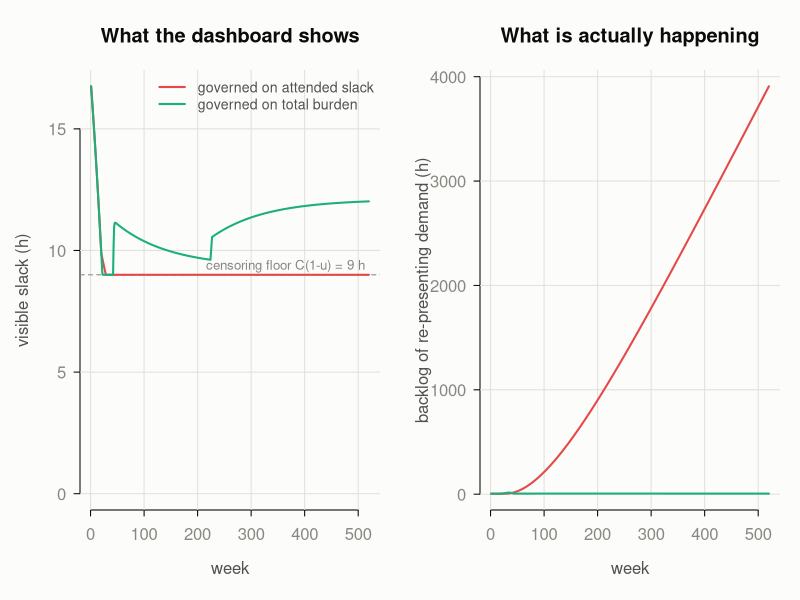

Reproduce this figure in R.
# LCPO — minimal.R
# The censored-signal theorem in four objects. Run:  Rscript minimal.R
#
# THEOREM (one line of arithmetic): attended hours <= u*C, so the utilization
# dashboard's "slack" can NEVER read below C*(1-u) — with a 22.5% no-show rate
# on a 40 h template, the dashboard shows >= 9 h of apparent slack even in
# total collapse. The signal is not noisy near the danger zone; it is CENSORED.
#
# COROLLARY: an intake thermostat that expands on visible slack and contracts
# on visible saturation is guaranteed one-directional when it reads that
# signal — its contract condition is arithmetically unreachable. Demand that
# is conserved (re-presents rather than evaporating) then accumulates without
# bound while the dashboard reports "a day of open time, every week, forever".
#
# Objects (everything else in LCPO is refinement):
#   template    C = 40 h/wk (definitional, 1 FTE), show rate u = 0.775
#               (literature-typical outpatient no-show ~22.5%)
#   panel   P   standing weekly follow-up demand (h/wk); admissions add to it,
#               turnover drains it
#   backlog B   demand that presented and was not attended; re-presents next
#               week — the one empirical hinge (conservation)
#   thermostat  intake share p_in, stepped +/-0.01/wk on a governance signal

C_H   <- 40
U     <- 0.775
FLOOR <- C_H * (1 - U)   # = 9 h: the censoring floor

# Magnitude-only constants (they set timing, never the mechanism):
D_TURN <- 0.01   # panel turnover 1%/wk  (~2-year median panel tenure)
G_FU   <- 0.02   # h/wk of standing follow-up created per attended intake hour
                 # (chosen so the p_in = 0.25 baseline is comfortably subcritical)
STEP <- 0.01; P_LO <- 0.15; P_HI <- 0.50   # thermostat step + administrative bounds

step_week <- function(P, B, p_in) {
  intake_bk <- p_in * C_H                    # reserved intake, always filled
  fu_bk     <- min(P + B, C_H - intake_bk)   # follow-up books whatever fits
  attended  <- U * (intake_bk + fu_bk)
  B_new     <- (P + B) - U * fu_bk           # unbooked + no-showed re-present
  stopifnot(abs((P + B) - (U * fu_bk + B_new)) < 1e-9)  # exact conservation
  slack     <- C_H - attended                # the utilization dashboard
  stopifnot(slack >= FLOOR - 1e-9)           # the theorem, asserted live
  P_new     <- P * (1 - D_TURN) + G_FU * U * intake_bk
  list(P = P_new, B = B_new, slack = slack, burden = P + B)
}

# One thermostat, two signals. Dead bands:
#   attended slack: expand > 10 h, contract < 5 h  (a day / half-day of open
#     time — but 5 h is BELOW the 9 h floor, so contraction can never fire;
#     any band inside the floor is equally unreachable)
#   burden: hold P+B near 60% of template (22-26 h) — illustrative target
run <- function(signal, n_weeks = 520) {
  P <- 15.5; B <- 4.5; p_in <- 0.25   # analytic steady state of the baseline
  rows <- vector("list", n_weeks)
  for (w in seq_len(n_weeks)) {
    s <- step_week(P, B, p_in)
    rows[[w]] <- data.frame(week = w, p_in = p_in, slack = s$slack,
                            burden = s$burden, backlog = s$B)
    p_in <- if (signal == "attended_slack") {
      if      (s$slack > 10) min(p_in + STEP, P_HI)
      else if (s$slack <  5) max(p_in - STEP, P_LO)   # unreachable: slack >= 9
      else p_in
    } else {                                          # signal == "burden"
      if      (s$burden < 22) min(p_in + STEP, P_HI)
      else if (s$burden > 26) max(p_in - STEP, P_LO)
      else p_in
    }
    P <- s$P; B <- s$B
  }
  do.call(rbind, rows)
}

## ── Demonstration ────────────────────────────────────────────────────────────

a <- run("attended_slack")
b <- run("burden")

cat("Censoring floor: C*(1-u) =", FLOOR, "h — visible slack can never read lower.\n\n")
show <- c(1, seq(104, 520, 104))
cat("Run A — thermostat on ATTENDED SLACK (the utilization dashboard):\n")
print(a[show, ], row.names = FALSE, digits = 3)
cat("\nRun B — same thermostat on TOTAL BURDEN (P + B):\n")
print(b[show, ], row.names = FALSE, digits = 3)
cat(sprintf(
  "\nAfter %d weeks:  A: p_in %.2f, slack pinned at %.1f h, backlog %.0f h and growing %.1f h/wk\n",
  nrow(a), tail(a$p_in, 1), tail(a$slack, 1), tail(a$backlog, 1),
  mean(diff(tail(a$backlog, 13)))))
cat(sprintf(
  "                 B: p_in %.2f, slack %.1f h, backlog %.1f h (bounded)\n",
  tail(b$p_in, 1), tail(b$slack, 1), tail(b$backlog, 1)))

## ── Figure ───────────────────────────────────────────────────────────────────

dir.create("figs", showWarnings = FALSE)
png("figs/fig0_censoring.png", width = 1700, height = 900, res = 150)
par(mfrow = c(1, 2), family = "sans", bg = "#fcfcfb", col.axis = "#898781",
    col.lab = "#52514e", col.main = "#0b0b0b", las = 1, bty = "n",
    mgp = c(2.4, 0.7, 0), tcl = -0.3, mar = c(4.5, 4, 3.5, 1))
plot(NA, xlim = c(1, nrow(a)), ylim = c(0, max(a$slack, b$slack)),
     xlab = "week", ylab = "visible slack (h)",
     main = "What the dashboard shows")
grid(col = "#e1e0d9", lty = 1)
abline(h = FLOOR, col = "#898781", lty = 2)
text(nrow(a), FLOOR, "censoring floor C(1-u) = 9 h ", adj = c(1, -0.5),
     col = "#898781", cex = 0.8)
lines(a$week, a$slack, col = "#e34948", lwd = 2)
lines(b$week, b$slack, col = "#1baf7a", lwd = 2)
legend("topright", bty = "n", lwd = 2, col = c("#e34948", "#1baf7a"),
       legend = c("governed on attended slack", "governed on total burden"),
       text.col = "#52514e", cex = 0.85)
plot(NA, xlim = c(1, nrow(a)), ylim = range(a$backlog, b$backlog),
     xlab = "week", ylab = "backlog of re-presenting demand (h)",
     main = "What is actually happening")
grid(col = "#e1e0d9", lty = 1)
lines(a$week, a$backlog, col = "#e34948", lwd = 2)
lines(b$week, b$backlog, col = "#1baf7a", lwd = 2)
dev.off()
cat("\nfigure written to figs/fig0_censoring.png\n")
